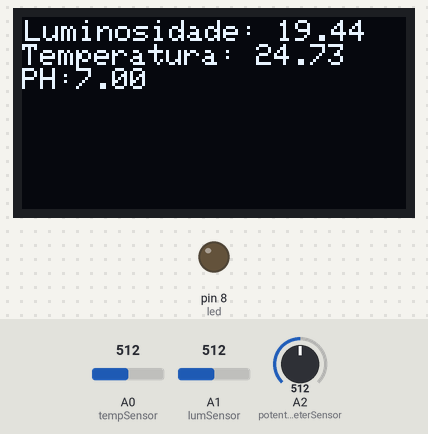
This sketch was run on a simulated Arduino Uno, built with avr-gcc and run on an emulated ATmega328P. Shown: 128×64 one-colour display, output pins drawn as LEDs (lit = HIGH). The inputs (shaded band) are chosen by the test bench; at power-on: A0 (tempSensor) = 512, A1 (lumSensor) = 512, A2 (potentiometerSensor) = 512. What the sketch prints to the serial monitor is not drawn.

Above: at 0.1 s.

The sketch:

software.ino
```cpp
#include <Adafruit_SSD1306.h>
#include <ArduinoJson.h>

#define SCREEN_ADDRESS 0x3C

const unsigned short tempSensor = A0;
const unsigned short lumSensor = A1;
const unsigned short potentiometerSensor = A2;
const unsigned short led = 8;

const Adafruit_SSD1306 screen(128, 64);

const unsigned short jsonLenght = 50;

void setup() {
  pinMode(tempSensor, INPUT);
  pinMode(lumSensor, INPUT);
  pinMode(potentiometerSensor, INPUT);
  pinMode(led, OUTPUT);

  screen.begin(SSD1306_SWITCHCAPVCC, SCREEN_ADDRESS);
  screen.clearDisplay();

  Serial.begin(9600);
}

void loop() {
  const float temp = readTemp(tempSensor);
  const float ph = readPh(potentiometerSensor);
  const float lum = readLum(lumSensor);

  writeScreen("Luminosidade: " + String(lum) + "\nTemperatura: " + String(temp) + "\nPH:" + String(ph));

  StaticJsonDocument<jsonLenght> json;
  json["phSensor"] = ph;
  json["lumSensor"] = lum;
  json["tempSensor"] = temp;

  serializeJson(json, Serial);
  Serial.println();

  verifyAlert();

  //delay de 30 segundos entre a captura de informações
  delay(30000);
}

float readPh(int phSensor) {
  //Simula um retorno de valor de PH
  float vo = analogRead(phSensor);
  float phSimulator = map(vo, 0, 1023, 0, 15);
  return phSimulator;
}

float readLum(int uvSensor) {
  //Transforma em um valor de luminosidade mais coerente
  float rdark = 127410.0;
  int r1 = 10000;
  int vo = analogRead(uvSensor);
  float rldr = r1 * (1023.0 / (float)vo - 1.0);
  float lum = pow(rdark / rldr, 1 / 0.8582);
  return lum;
}

float readTemp(int tempSensor) {
  //Transforma em graus Celsius
  float c1 = 1.009249522e-03;
  float c2 = 2.378405444e-04;
  float c3 = 2.019202697e-07;
  int vo = analogRead(tempSensor);
  int r1 = 10000;
  int r2 = r1 * (1023.0 / (float)vo - 1.0);
  float logR2 = log(r2);
  float t = (1.0 / (c1 + c2 * logR2 + c3 * logR2 * logR2 * logR2));
  float tc = t - 273.15;
  return tc;
}

void writeScreen(String text) {
  screen.clearDisplay();
  screen.setTextSize(1);
  screen.setTextColor(SSD1306_WHITE);
  screen.setCursor(1, 1);
  screen.print(text);
  screen.display();
}

void verifyAlert() {
  String response = Serial.readStringUntil("\n");
  if(response.length() > 0) {
    digitalWrite(led, HIGH);
  }
  else {
    digitalWrite(led, LOW);
  }
}
```
